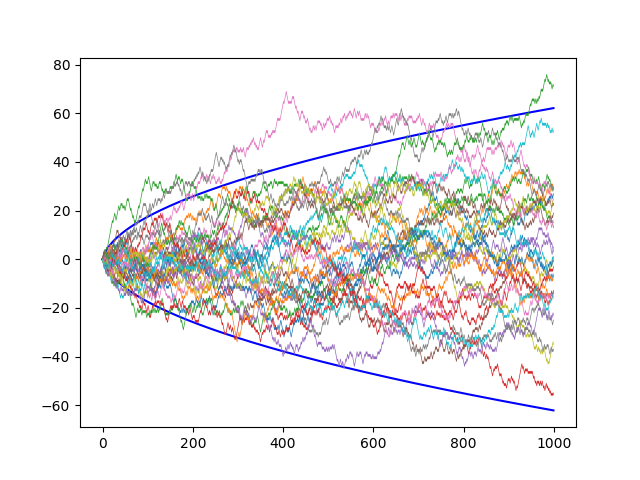

This chart was generated by the following Python code:
import numpy as np 
import matplotlib.pyplot as plt 

probability = 0.5
path_length = 1000
num_simulations = 30
t = np.array(range(2,path_length))
boundary = (2*t*np.log(np.log(t)))**(1/2)


# add starting point equals (0,0)
t = np.insert(t, 0, 1)
t = np.insert(t, 0, 0)
boundary = np.insert(boundary, 0, 0)
boundary = np.insert(boundary, 0, 0)

processes = []
for i in range(num_simulations):
    steps = 2*np.random.binomial(1, probability, path_length-1) - 1
    process = np.cumsum(steps)
    # add starting point in 0
    process = np.insert(process, 0, 0)
    processes.append(process)

ax = plt.gca()
# ax.set_aspect(2)
plt.plot(t, boundary, 'b')
plt.plot(t, -boundary, 'b')
for process in processes:
    plt.plot(t, process, linewidth=0.5)
plt.savefig('lil.png')
plt.show()